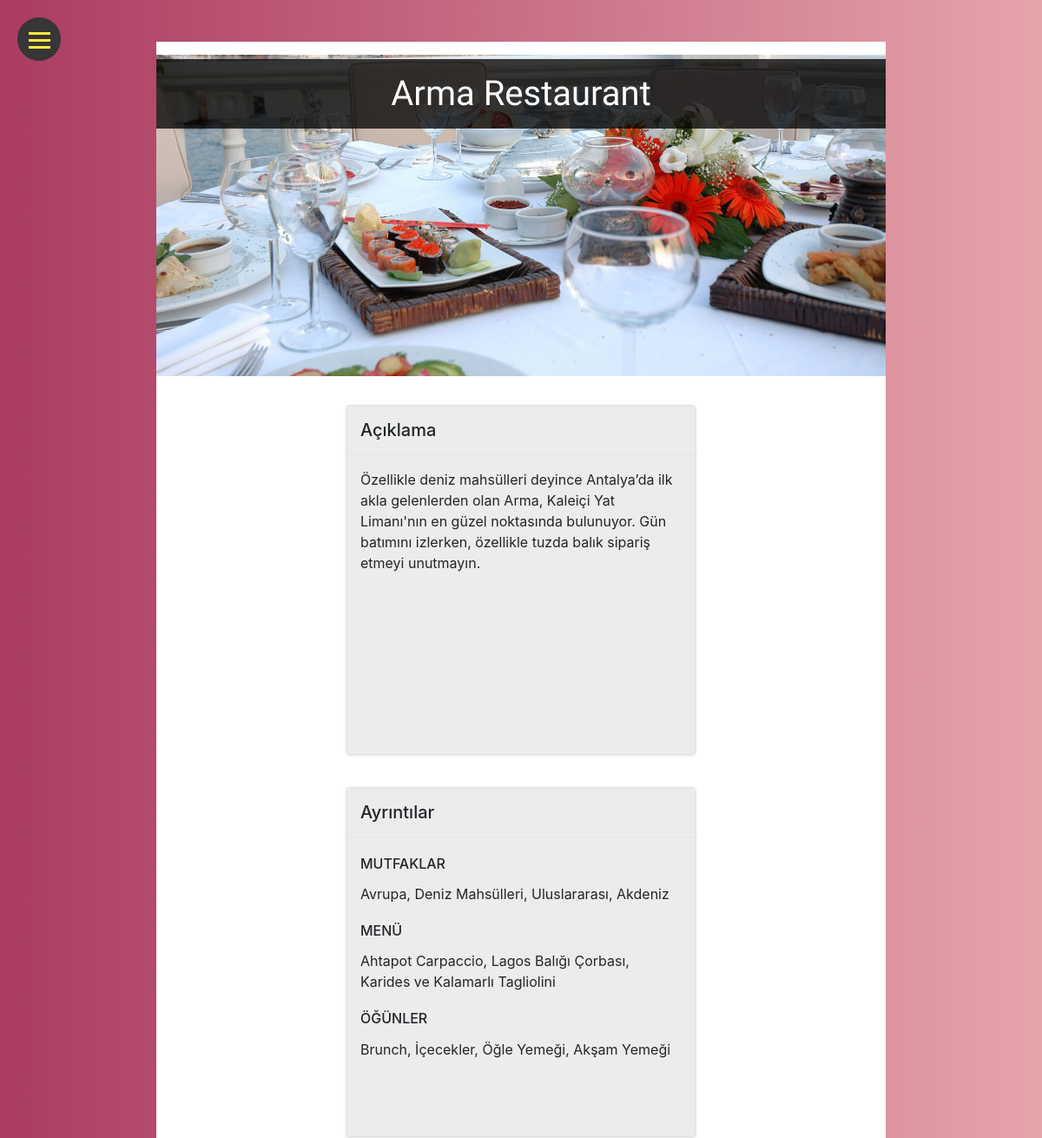
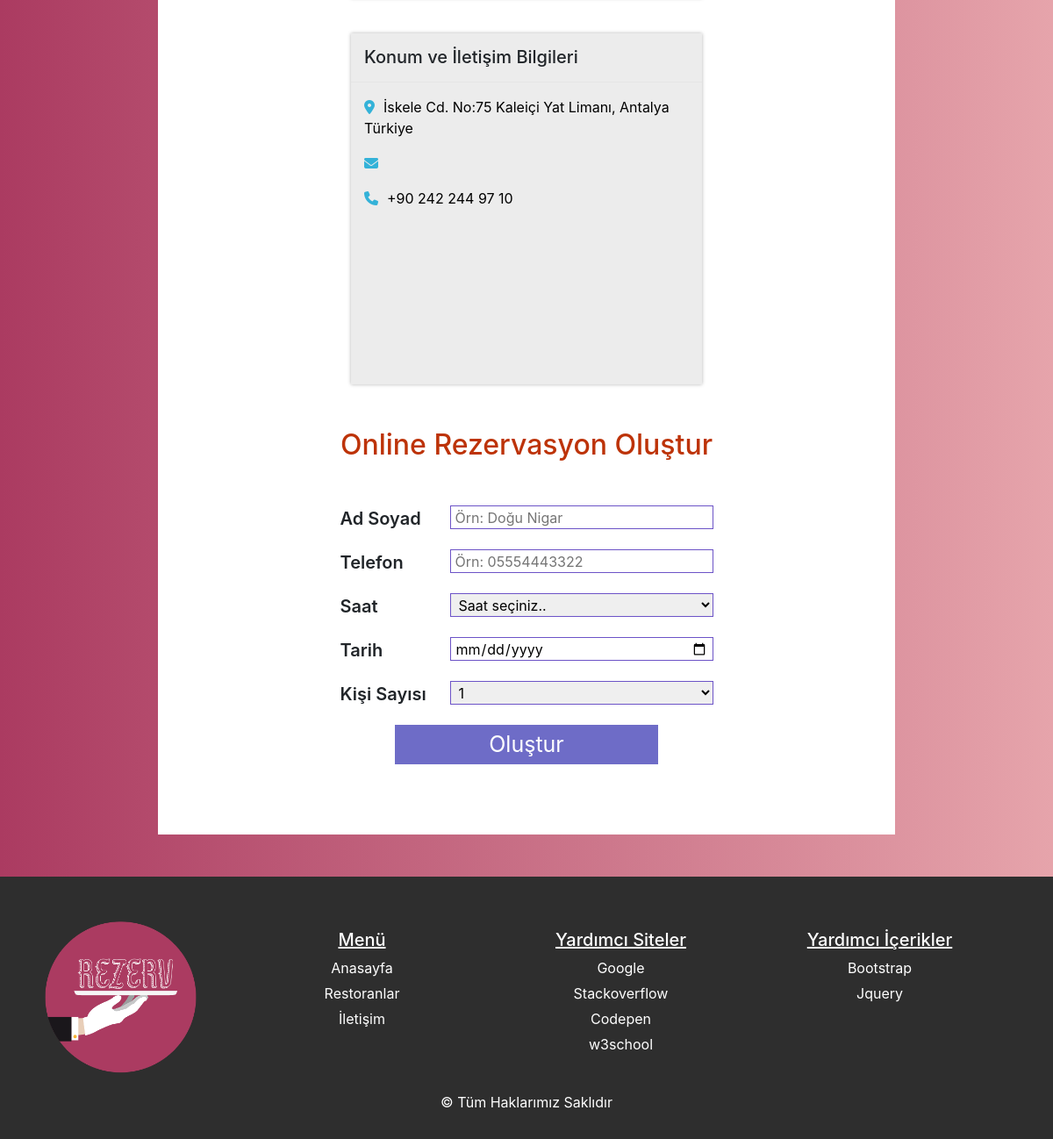
The page /arma-restaurant.php on the database its author committed (2 pictures, top to bottom).
### tables this page shows
CREATE TABLE `restoranlar` (
  `ID` int(11) NOT NULL,
  `YONLENDIRME` varchar(1000) NOT NULL,
  `RESTORAN_ADI` varchar(1000) NOT NULL,
  `RESIM` varchar(1000) NOT NULL,
  `RESIM_ADMIN` varchar(1000) NOT NULL,
  `ACIKLAMA` varchar(5000) DEFAULT NULL,
  `MUTFAKLAR` varchar(1000) DEFAULT NULL,
  `MENU` varchar(1000) DEFAULT NULL,
  `OGUNLER` varchar(1000) DEFAULT NULL,
  `KONUM` varchar(1000) DEFAULT NULL,
  `EPOSTA` varchar(200) DEFAULT NULL,
  `TELEFON` varchar(200) DEFAULT NULL,
  `DURUM` int(11) NOT NULL
);

CREATE TABLE `logo` (
  `ID` int(11) NOT NULL,
  `LOGO` varchar(150) NOT NULL,
  `LOGO_ADMIN` varchar(150) NOT NULL,
  `RECORD_DATE` datetime NOT NULL DEFAULT CURRENT_TIMESTAMP,
  `UPDATE_DATE` datetime NOT NULL DEFAULT CURRENT_TIMESTAMP ON UPDATE CURRENT_TIMESTAMP,
  `WHO_ADDED` text NOT NULL
);

### arma-restaurant.php (the view, shortened to what this page needs)
<?php
    $file = $_SERVER["SCRIPT_NAME"];
    $file = substr($file, 1);
    include "admin/properties/veritabani.php";
    $sql = "SELECT * FROM `restoranlar` WHERE `YONLENDIRME` = '$file' AND `DURUM` = 1";
    $query = mysqli_query($dbconnect, $sql);
    $kayit = mysqli_fetch_assoc($query);
    $baslik = $kayit['RESTORAN_ADI'];
    $resim = $kayit['RESIM'];
    $yazi = $kayit['ACIKLAMA'];
    $mutfaklar = $kayit['MUTFAKLAR'];
    $menuler = $kayit['MENU'];
    $ogun = $kayit['OGUNLER'];
    $location = $kayit['KONUM'];
    $posta = $kayit['EPOSTA'];
    $tel = $kayit['TELEFON'];
?>
<!DOCTYPE html>
<html lang="tr">
<head>
    <?php include "assets/head.php"; ?>
</head>
<body>
    <?php include "assets/menu.php"; ?>
    <div class="container-fluid py-5">
        <div class="row justify-content-center">
            <div class="page">
                <div class="rest-header">
                    <div class="img">
                        <img src="<?php echo $resim; ?>" alt="">
                        <span><?php echo $baslik; ?></span>
                    </div>
                </div>
                <div class="info-container">
                    <?php
                        if($yazi != "")
                        {
                            print <<<__
                            <div class="info-box">
                                <h5>Açıklama</h5><hr />
                                <p>$yazi</p>
                            </div>
                            __;
                        }
                    ?>
                    <div class="info-box">
                        <h5>Ayrıntılar</h5><hr />
                        <h6>MUTFAKLAR</h6>
                        <p><?php echo $mutfaklar; ?></p>
                        <h6>MENÜ</h6>
                        <p><?php echo $menuler; ?></p>
                        <h6>ÖĞÜNLER</h6>
                        <p><?php echo $ogun; ?></p>
                    </div>
                    <div class="info-box">
                        <h5>Konum ve İletişim Bilgileri</h5><hr />
                        <a href="http://maps.google.com/?q=<?php echo $location; ?>" target="_blank">
                            <p><i class="fas fa-map-marker-alt"></i><?php echo $location; ?></p>
                        </a>
                        <a href="mailto:<?php echo $posta; ?>" target="_blank"><p><i class="fas fa-envelope"></i><?php echo $posta; ?></p></a>
                        <a href="tel:<?php echo $tel; ?>"><p><i class="fas fa-phone"></i><?php echo $tel; ?></p></a>
                    </div>
                </div>
                <div class="form-container">
                    <div class="head"><h2>Online Rezervasyon Oluştur</h2></div>
                    <div class="form-box">
                        <div class="form">
                            <form action="">
                                <div class="column">
                                    <span>Ad Soyad</span>
                                    <input type="text" name="name" id="name" placeholder="Örn: Doğu Nigar" required>
                                </div>
                                <div class="column">
                                    <span>Telefon</span>
                                    <input type="text" name="tel" id="tel" placeholder="Örn: 05554443322" required>
                                </div>
                                <div class="column">
                                    <span>Saat</span>
                                    <select name="time" required>
                                        <option value="">Saat seçiniz..</option>
                                        <?php
                                            include "admin/properties/veritabani.php";
                                        ?>
                                    </select>
                                </div>
                                <div class="column">
                                    <span>Tarih</span>
                                    <input type="date" name="date" required>
                                </div>
                                <div class="column">
                                    <span>Kişi Sayısı</span>
                                    <select name="person">
                                        <option value="1">1</option>
                                    </select>
                                </div>
                                <div class="column">
                                    <input type="submit" name="form-gonder" value="Oluştur">
                                </div>
                                <div class="column">
                                </div>
                            </form>
                        </div>
                    </div>
                </div>
            </div>
        </div>
    </div>
    <?php include "assets/footer.php"; ?>
</body>
</html>

### assets/footer.php (shortened to what this page needs)
<?php
    include "admin/properties/veritabani.php";
    $sql = "SELECT * FROM `logo` WHERE `ID` = 1";
    $query = mysqli_query($dbconnect, $sql);
    $kayit = mysqli_fetch_assoc($query);
    $logo = $kayit['LOGO'];
?>
<footer>
    <div class="content">
        <div class="box">
            <div class="logo">
                <a href="index.php"><img src="<?php echo $logo; ?>"></a>
            </div>
            <div class="link">
                <h5>Menü</h5>
                <span><a href="index.php">Anasayfa</a></span>
                <span><a href="restoranlar.php">Restoranlar</a></span>
                <span><a href="iletisim.php">İletişim</a></span>
            </div>
            <div class="link">
                <h5>Yardımcı Siteler</h5>
                <span><a href="https://google.com" target="_blank">Google</a></span>
                <span><a href="https://stackoverflow.com/" target="_blank">Stackoverflow</a></span>
                <span><a href="http://codepen.io" target="_blank">Codepen</a></span>
                <span><a href="https://www.w3schools.com/" target="_blank">w3school</a></span>
            </div>
            <div class="link">
                <h5>Yardımcı İçerikler</h5>
                <span><a href="https://getbootstrap.com/docs/4.3/layout/overview/" target="_blank">Bootstrap</a></span>
                <span><a href="https://code.jquery.com/" target="_blank">Jquery</a></span>
            </div>
        </div>
    </div>
    <div class="copyright">&copy Tüm Haklarımız Saklıdır</div>
</footer>

### rows shown on the page
restoranlar: RESIM (picture), RESTORAN_ADI "Arma Restaurant", ACIKLAMA "Özellikle deniz mahsülleri deyince Antalya’da ilk akla gelenlerden olan Arma, Kaleiçi Yat Limanı'nın en güzel noktasında bulunuyor. Gün batımını izlerken, özellikle tuzda balık sipariş etmeyi unutmayın.", MUTFAKLAR "Avrupa, Deniz Mahsülleri, Uluslararası, Akdeniz", MENU "Ahtapot Carpaccio, Lagos Balığı Çorbası, Karides ve Kalamarlı Tagliolini", OGUNLER "Brunch, İçecekler, Öğle Yemeği, Akşam Yemeği", KONUM "İskele Cd. No:75 Kaleiçi Yat Limanı, Antalya Türkiye", TELEFON "+90 242 244 97 10"
logo: LOGO (picture)
